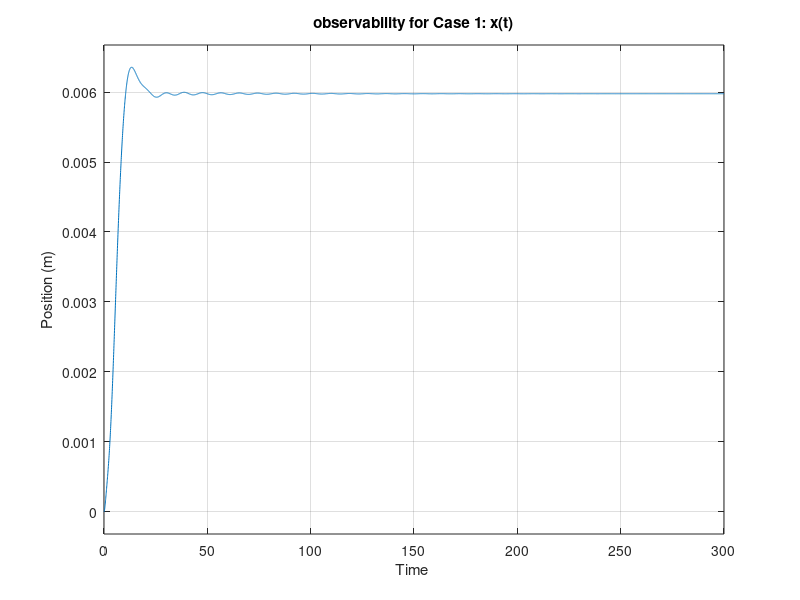
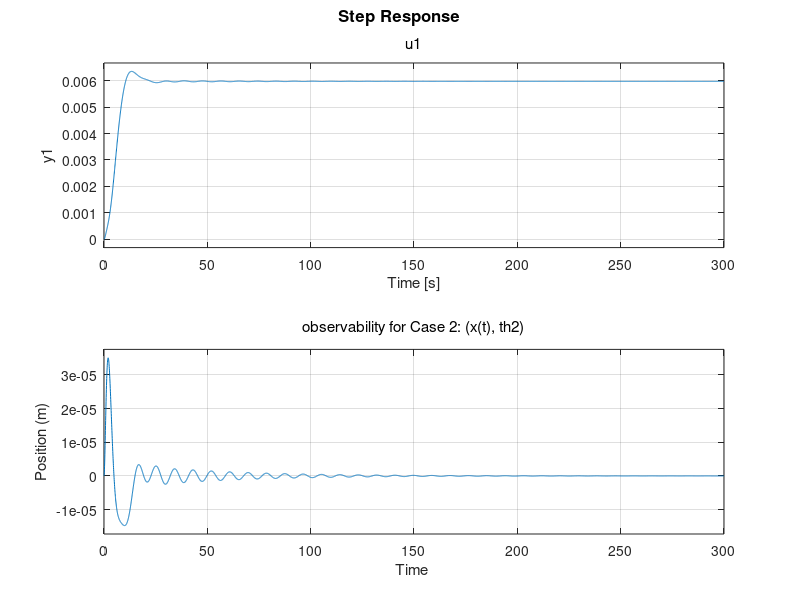
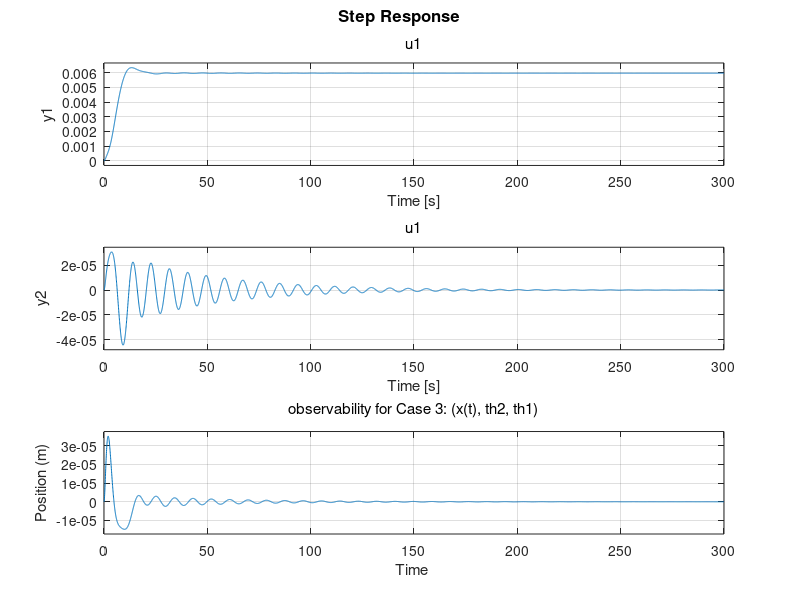

Write the MATLAB code that produced these figures, in order.
%% ========================================================================
%                         MATLAB Code - Part F
%                       'best' Lueberger Observer
% =========================================================================
clc
clear

%% ========================================================================% 

% variables that are known
M = 1000; % mass of crane (kg)
m1 = 100; % mass of pendulum 1 (kg)
m2 = 100; % mass of pendulum 2 (kg)
l1 = 20; % cable length of pendulum 1  (m)
l2 = 10; % cable length of pendulum 2  (m)
g = 9.81; % gravity m/s^2

% State Space Representation of the system
A= [0 1 0 0 0 0; 0 0 (-g*m1)/M 0 (-g*m2)/M 0; 0 0 0 1 0 0;
    0 0 (-g*(m1+M))/(M*l1) 0 (-g*m2)/(M*l1) 0; 0 0 0 0 0 1;
    0 0 (-g*m1)/(M*l2) 0 (-g*(m2+M))/(M*l2) 0];
B= [0; 1/M; 0;
    1/(M*l1); 0; 1/(M*l2)];

% Error Dynamic (A-L*C)*e
Q = diag([7000 0 700000 0 7000000 70000000]);
R = 0.25;
disp('State FeedBack:')

% State FeedBack 'K'
K = lqr(A,B,Q,R);
disp(K)
disp('Eigenvalues of (A-B*K) are as follows')

%  Pole Placement 
Eig_Vals = eig(A-B*K);
disp(Eig_Vals)

% Arbitrary Pole Placement
Poles = [-1 -2 -3 -4 -5 -6];

% State Outputs for Observable systems
C1 = [1 0 0 0 0 0];
C3 = [1 0 0 0 0 0
      0 0 0 0 1 0];
C4 = [1 0 0 0 0 0
      0 0 1 0 0 0
      0 0 0 0 1 0];
L1 = place(A', C1',Poles)';
L2 = place(A', C3',Poles)';
L3 = place(A', C4',Poles)';
 
% Case 1
    A_L1 = [(A-B*K) (B*K); zeros(6,6) (A-L1*C1)];
    B_L1 = [B; zeros(size(B))];
    C_L1 = [C1 zeros(size(C1))];

% Case 2
    A_L2 = [(A-B*K) (B*K); zeros(6,6) (A-L2*C3)];
    B_L2 = [B; zeros(size(B))];
    C_L2 = [C3 zeros(size(C3))];

% Case 3
    A_L3 = [(A-B*K) (B*K); zeros(6,6) (A-L3*C4)];
    B_L3 = [B; zeros(size(B))];
    C_L3 = [C4 zeros(size(C4))];

% State Space representation of the Linear system

stsp1 = ss(A_L1,B_L1,C_L1,0);
stsp2 = ss(A_L2,B_L2,C_L2,0);
stsp3 = ss(A_L3,B_L3,C_L3,0);

% Plots From STEP function
figure(1)
step(stsp1)
xlabel('Time ')
ylabel('Position (m)')
title('observability for Case 1: x(t)')

figure(2)
step(stsp2)
xlabel('Time ')
ylabel('Position (m)')
title('observability for Case 2: (x(t), th2)')

figure(3)
step(stsp3)
xlabel('Time ')
ylabel('Position (m)')
title('observability for Case 3: (x(t), th2, th1)')


